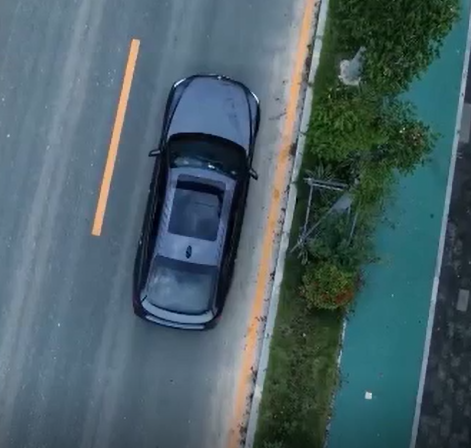
#> input picture tracker/33.png, 471 x 448 px
$ python -i kcftracker.py   (imports and definitions only)
#> lines starting #> are read from the running program, lines starting #| are printed output that depends on the picture
import numpy as np
import cv2
from time import time


def x2(rect):
    return rect[0] + rect[2]


def y2(rect):
    return rect[1] + rect[3]


def limit(rect, limit):
    """
        Modify the index of the left-top point and width&height size in the rect so that the returned
         rectangle are within the given limit range.

        Args:
            rect: An 4 element tuple [ix, iy, w, h] to specify region of window.
                    The 4 element tuple are the coordinate of the left-top point of the rectangle,
                    and the width and height of the rectangle.
            limit: An 4 element tuple [ix, iy, w, h] to specify region of limitation.
                   The 4 element tuple are the coordinate of the left-top point of the limitation,
                   and the width and height of the limitation.
        Returns:
            res: limited rectangle [ix, iy, w, h]
    """
    if (rect[0] + rect[2] > limit[0] + limit[2]):  # right: ix + w
        rect[2] = limit[0] + limit[2] - rect[0]
    if (rect[1] + rect[3] > limit[1] + limit[3]):  # bottom: iy + h
        rect[3] = limit[1] + limit[3] - rect[1]
    if (rect[0] < limit[0]):   # left: ix
        rect[2] -= (limit[0] - rect[0])  # w = limit_x - rect_x
        rect[0] = limit[0]
    if (rect[1] < limit[1]):  # right: iy
        rect[3] -= (limit[1] - rect[1])  # h = limit_y - rect_y
        rect[1] = limit[1]
    if (rect[2] < 0):  # width
        rect[2] = 0
    if (rect[3] < 0):  # height
        rect[3] = 0
    return rect


# [21 lines left out: function getBorder, not called in this run]


def subwindow(img, window, borderType=cv2.BORDER_CONSTANT):
    """
        sample a patch based on the window in the image.

        Args:
            img: A 3-dimension array [w, h, 3]  of an RGB image
                 or a 2-dimension array [w, h] of a gray image
            window: An 4 element tuple [ix, iy, w, h] to specify region of window.
                    The 4 element tuple are the coordinate of the left-top point of the rectangle,
                    and the width and height of the rectangle.
            borderType: The type to fill the overflow border
        Returns:
            res: limited and filled img
    """
    cutWindow = [x for x in window]
    # Limit the size of cutWindow inside the size of img
    limit(cutWindow, [0, 0, img.shape[1], img.shape[0]])  # modify cutWindow
    assert (cutWindow[2] > 0 and cutWindow[3] > 0)  # valid w & h
    border = getBorder(window, cutWindow)
    res = img[cutWindow[1]:cutWindow[1] + cutWindow[3], cutWindow[0]:cutWindow[0] + cutWindow[2]]

    if (border != [0, 0, 0, 0]):
        res = cv2.copyMakeBorder(res, border[1], border[3], border[0], border[2], borderType)
    return res

def cos_win(w,h):
    win_col = np.hanning(w)  # 通过hanning窗生成余弦窗
    win_row = np.hanning(h)
    mask_col, mask_row = np.meshgrid(win_col, win_row)  # 生成网格点坐标矩阵
    return mask_col*mask_row


# KCF tracker
class KCFTracker:
    def __init__(self, hog=False, fixed_window=True, multiscale=False):
        """
        Args:
            hog: whether to use hog feature  FIXME: not implemented yet, additional task
            fixed_window (bool): whether to change the window size  FIXME: not implemented yet, additional task
            multiscale (bool): use multi-scale feature/window to track  FIXME: not implemented yet, additional task
        """

        self._interp_factor = 0.075  # model updating rate
        self._tmpl_sz = np.array([50, 50])  # the fixed model size
        self._roi = [0., 0., 0., 0.]  # cv::Rect2f, [left_up_x,left_up_y,width,height]
        self._tmpl = None  # template model
        self._scale_pool = [0.985, 0.99, 0.995, 1.0, 1.005, 1.01, 1.015] # a scale pool that used in self.track

        self.G = None    #响应输出
        self.e = 0.0001  # regularization
        self.win= cos_win(self._tmpl_sz[0],self._tmpl_sz[1]) #余弦窗

    def getFeatures(self, image, roi, needed_size):
        """
        Extract features of a roi (region of interest) from the image and resize to a fixed size
        You should use it wherever you need a feature.
        Args:
            image: A 3-dimension array [w, h, 3]  of an RGB image
                   or a 2-dimension array [w, h] of a gray image
            roi: An 4 element tuple [ix, iy, w, h] to specify region to extract feature.
                 The 4 element tuple are the coordinate of the left-top point of the rectangle,
                 and the width and height of the rectangle.
            needed_size: The size of the return feature
        Returns:
            FeaturesMap: a needed size feature of the roi in the image
        """
        roi = list(map(int, roi))  # ensure that everything is int
        z = subwindow(image, roi, cv2.BORDER_REPLICATE)  # sample a image patch

        if z.shape[1] != needed_size[0] or z.shape[0] != needed_size[1]:
            z = cv2.resize(z, tuple(needed_size))  # resize to template size

        if z.ndim == 3 and z.shape[2] == 3:
            FeaturesMap = cv2.cvtColor(z, cv2.COLOR_BGR2GRAY)
        elif z.ndim == 2:
            FeaturesMap = z

        # 将np.int数据类型转换成np.float32,方便后续计算
        FeaturesMap = FeaturesMap.astype(np.float32) / 255.0 - 0.5

        # 将矩形截图乘上余弦窗，解决边界效应，使接近边缘的像素值接近于零
        FeaturesMap = FeaturesMap * self.win

        return FeaturesMap


    def track(self, search_region, img):
        """
         Search the region and find the most similar area of the current template model.

         Args:
             search_region: [ix, iy, w, h] of the search region (which is twice larger than selected bounding box)
             img: A 3-dimension array [w, h, 3]  of an RGB image
                  or a 2-dimension array [w, h] of a gray image
                  of the next frame
         Return:
             ind_x, ind_y: the local coordinates of the found image patch, which has the min measurement.
             ind_s: the index of the size pool which which has the min measurement.

         """
        # 记录最大值、最大值对应偏移位置、最大值对应模型框大小变化率
        max_sim = 0
        local = []
        ind_s = 1.0

        for s in self._scale_pool: # iteration over scale
            search_region_s = list(search_region)
            search_region_s[2] = search_region[2] * s
            search_region_s[3] = search_region[3] * s
            search_region_s = list(map(float, search_region_s))
            s_patch = self.getFeatures(img, search_region_s, self._tmpl_sz)

            # Assignment 1 hints, replace the sliding window
            # Todo
            #  1. convert input search region feature to Fourier domain F
            #  2. use piece-wise dot in Fourier domain to get new searching area patch G' = dot(F,H^*)
            #  3. inverse G' from Fourier domain to g, where every pixel is the measurement.
            #  4. calculate the delta motion of the object from g
            #  5. return the delta/local-coordinates

            # 通过响应输出g来确定位置，通过频域计算出G，再进行IFFT求出g，g矩阵的最大值就是目标的位置
            F = np.fft.fft2(s_patch, axes=(0, 1))
            G = F * self._tmpl  #G' = dot(F,H^*)
            g = np.fft.ifft2(G, axes=(0, 1)).real
            min_val, max_val, min_loc, max_loc = cv2.minMaxLoc(g) #矩阵的最小值，最大值，以及相应的坐标

            # 找出最佳位置
            if max_val > max_sim:
                max_sim = max_val
                local = max_loc
                ind_s = s

        return local[0], local[1], ind_s

    # [62 lines left out: functions update_model, createGaussian, init, not called in this run]


    def update(self, image):
        # some check boundary here
        if (self._roi[0] + self._roi[2] <= 0):  self._roi[0] = -self._roi[2] + 1
        if (self._roi[1] + self._roi[3] <= 0):  self._roi[1] = -self._roi[2] + 1
        if (self._roi[0] >= image.shape[1] - 1):  self._roi[0] = image.shape[1] - 2
        if (self._roi[1] >= image.shape[0] - 1):  self._roi[1] = image.shape[0] - 2

        # center position of our target
        cx = self._roi[0] + self._roi[2] / 2.
        cy = self._roi[1] + self._roi[3] / 2.

        # we double the searching region compared to the selected region
        search_rect = [cx - self._roi[2], cy - self._roi[3], self._roi[2] * 2, self._roi[3] * 2]

        # the delta in search region
        # 得到目标最左上角的坐标变化量
        loc_pos = self.track(search_rect, image)
        print(loc_pos)

        # delta_x and delta_y we want to estimate
        delta = (np.array(loc_pos[:2]) - self._tmpl_sz / 2)
        # 因为search_roi是扩展了两倍大小的，并且计算feature时做了resize，因此计算相对_roi的位置要减去_tmpl_sz/2

        # scale between the search_roi and our template
        scale = loc_pos[2] * np.array(search_rect[2:]).astype(float) / (np.array(self._tmpl_sz) * 2)
        # back to the original size
        delta = delta * scale

        # add the delta to original position
        self._roi[0] = self._roi[0] + delta[0]
        self._roi[1] = self._roi[1] + delta[1]
        self._roi[2] = self._roi[2] * loc_pos[2]
        self._roi[3] = self._roi[3] * loc_pos[2]

        # some check boundary here
        if self._roi[0] >= image.shape[1] - 1:  self._roi[0] = image.shape[1] - 1
        if self._roi[1] >= image.shape[0] - 1:  self._roi[1] = image.shape[0] - 1
        if self._roi[0] + self._roi[2] <= 0:  self._roi[0] = -self._roi[2] + 2
        if self._roi[1] + self._roi[3] <= 0:  self._roi[1] = -self._roi[3] + 2
        assert (self._roi[2] > 0 and self._roi[3] > 0)

        #下一次的搜索范围
        search_roi = [self._roi[0] - self._roi[2] / 2, self._roi[1] - self._roi[3] / 2, self._roi[2] * 2,
                       self._roi[3] * 2]
        # update the template
        x = self.getFeatures(image, search_roi, self._tmpl_sz)

        self.update_model(x,self._interp_factor)

        return self._roi

>>> import cv2
>>> picture = cv2.imread('33.png', cv2.IMREAD_GRAYSCALE)
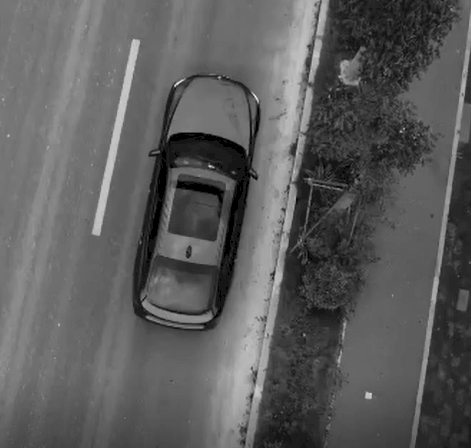
#> picture: shape (448, 471); min 0, max 246, mean 92.6
>>> result = KCFTracker().update(picture)
#> after the loop in track, `for s in self._scale_pool:`: ind_s = 1; local = []; max_sim = 0
#> (the run stopped early here; a loop or call above may not have finished)
